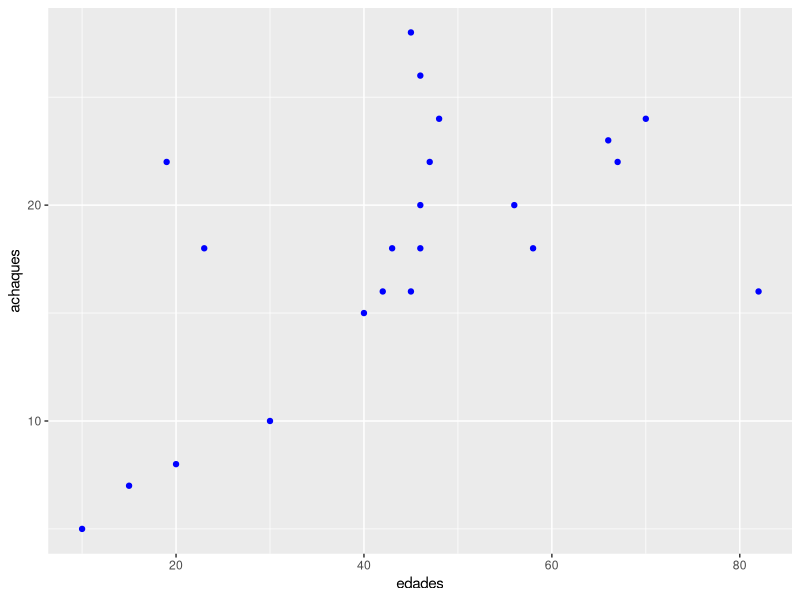
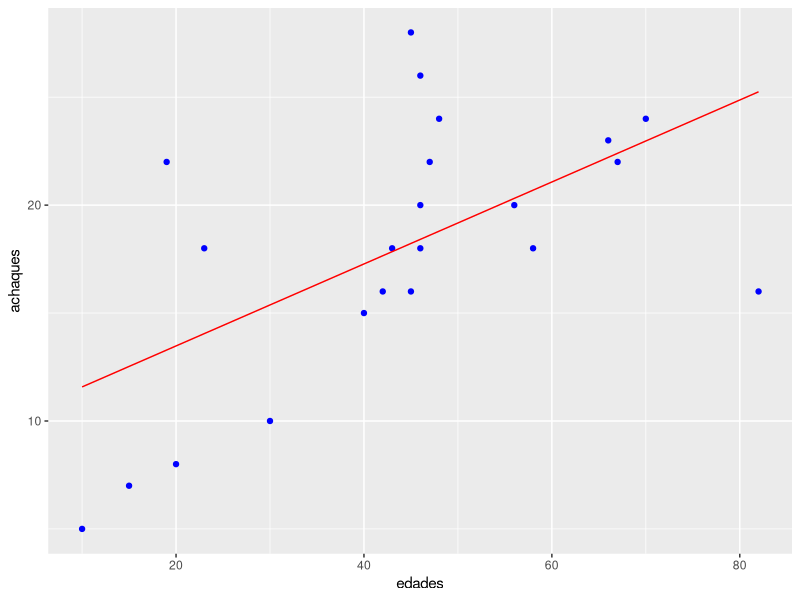

Write the R code that produced these figures, in order.
# Regresión lineal simple
# Para predecir la cantidad de achaques de una persona 
# conforme a la edad


# Librerías
# install.packages("ggplot2")
library(ggplot2) # Gráficos amigables

# <- es igua que el signo de igual <- es = como asignación

edades <- c(10, 15, 20, 30, 40, 56, 67, 82, 45, 46, 58, 66, 70, 19, 43, 45, 46, 46, 47, 48, 42, 23)
achaques <- c(5, 7, 8, 10, 15, 20, 22, 16, 28, 26, 18, 23, 24, 22, 18, 16, 18, 20, 22, 24, 16, 18) # escala 5-30



edades
achaques


datos <- data.frame(edades, achaques)
datos



# Gráfica de dispersión 
ggplot(data = datos, mapping = aes(x = edades, y = achaques)) +
  geom_point(colour = "blue")



# Construir un modelo  de Regresión Lineal Simple
modelo <- lm(data = datos, formula = achaques ~ edades)
sm <- summary(modelo) # El resumen de los estadísticos

sm 



ggplot(data = datos, aes(x = edades, y = achaques)) +
  geom_point(colour = "blue") +
  geom_line(aes(x=edades, y = modelo$fitted.values), color = 'red')
  
  

# nuevos datos de edades

nuevas.edades <- c(55, 60, 20)


# Predecir las edades de 55, 60 y 20 para las personas nuevas
predict(object = modelo, newdata = data.frame(edades = nuevas.edades))


        




